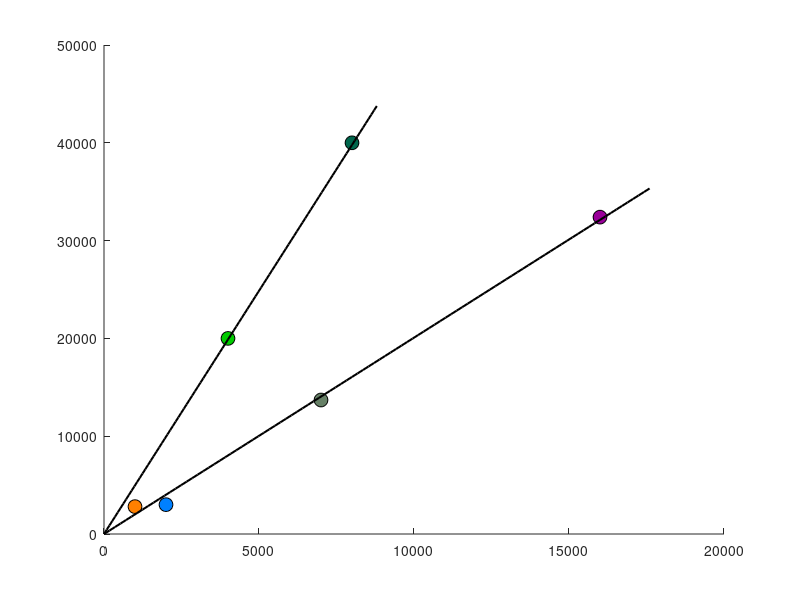

The MATLAB script that drew this image: (Note: this script raises an error after producing the figure.)
clc
clear
close all

% Data definition (unit conversion: Da)
solution = {'PEO-PEG-8M', 'PEO-PEG-1M', 'PEOvis', ...
            'PS-DOP', 'PS16', 'PS7'};

Mw = [8000000, 1000000, 4000000, ...
      2000000, 16000000, 7000000] / 1000;  % Convert to kDa
b  = [40000, 2800, 20000, ...
      3000, 32400, 13700];

% Color settings
colors = [... 
    0.0, 0.4, 0.3;   % PEO-PEG-8M dark blue
    1.0, 0.5, 0.0;   % PEO-PEG-1M orange
    0.0, 0.8, 0.0;   % PEOvis       green
    0.0, 0.5, 1.0;   % PS-DOP       blue
    0.6, 0.0, 0.6;   % PS16         purple
    0.4, 0.5, 0.4];  % PS7          light green

% Plotting
figure; hold on;

for i = 1:length(Mw)
    scatter(Mw(i), b(i), 100, 'filled', ...
        'MarkerFaceColor', colors(i,:), 'MarkerEdgeColor', 'k');
end

% Fitting (forced through origin)
% PEO series
idx_peo = [1 2 3];
X_peo = Mw(idx_peo)';
Y_peo = b(idx_peo)';
a_peo = (X_peo' * Y_peo) / (X_peo' * X_peo);
x_fit1 = linspace(0, max(X_peo)*1.1, 100);
y_fit1 = a_peo * x_fit1;
plot(x_fit1, y_fit1, 'k-', 'LineWidth', 1.5, 'HandleVisibility', 'off');

% PS series
idx_ps = [4 5 6];
X_ps = Mw(idx_ps)';
Y_ps = b(idx_ps)';
a_ps = (X_ps' * Y_ps) / (X_ps' * X_ps);
x_fit2 = linspace(0, max(X_ps)*1.1, 100);
y_fit2 = a_ps * x_fit2;
plot(x_fit2, y_fit2, 'k-', 'LineWidth', 1.5, 'HandleVisibility', 'off');

% Legend (only scatter points, not the fit lines)
h = gobjects(1, length(solution));
for i = 1:length(solution)
    h(i) = scatter(nan, nan, 100, 'filled', ...
        'MarkerFaceColor', colors(i,:), 'MarkerEdgeColor', 'k');
end
legend(h, solution, 'Location', 'southeast', 'Box', 'off', 'NumColumns', 1);

% Axis labels in LaTeX format
xlabel('$M_w$ [kDa]', 'Interpreter', 'latex');
ylabel('$b$', 'Interpreter', 'latex');

% Axis limits and style
xlim([0 20000]);
ylim([0 50000]);
set(gca, 'FontSize', 12);
% box on;
